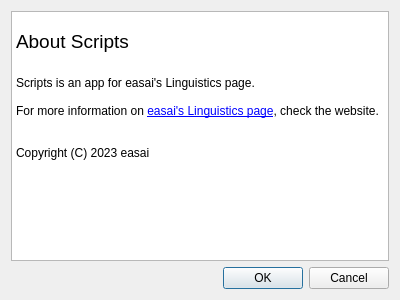
<?xml version="1.0" encoding="UTF-8"?>
<ui version="4.0">
 <class>AboutDialog</class>
 <widget class="QDialog" name="AboutDialog">
  <property name="geometry">
   <rect>
    <x>0</x>
    <y>0</y>
    <width>400</width>
    <height>300</height>
   </rect>
  </property>
  <property name="windowTitle">
   <string>Dialog</string>
  </property>
  <layout class="QVBoxLayout" name="verticalLayout">
   <item>
    <widget class="QTextBrowser" name="textBrowser">
     <property name="html">
      <string>&lt;!DOCTYPE HTML PUBLIC &quot;-//W3C//DTD HTML 4.0//EN&quot; &quot;http://www.w3.org/TR/REC-html40/strict.dtd&quot;&gt;
&lt;html&gt;&lt;head&gt;&lt;meta name=&quot;qrichtext&quot; content=&quot;1&quot; /&gt;&lt;meta charset=&quot;utf-8&quot; /&gt;&lt;style type=&quot;text/css&quot;&gt;
p, li { white-space: pre-wrap; }
hr { height: 1px; border-width: 0; }
li.unchecked::marker { content: &quot;\2610&quot;; }
li.checked::marker { content: &quot;\2612&quot;; }
&lt;/style&gt;&lt;/head&gt;&lt;body style=&quot; font-family:'Segoe UI'; font-size:9pt; font-weight:400; font-style:normal;&quot;&gt;
&lt;p style=&quot;-qt-paragraph-type:empty; margin-top:0px; margin-bottom:0px; margin-left:0px; margin-right:0px; -qt-block-indent:0; text-indent:0px;&quot;&gt;&lt;br /&gt;&lt;/p&gt;
&lt;p style=&quot; margin-top:0px; margin-bottom:0px; margin-left:0px; margin-right:0px; -qt-block-indent:0; text-indent:0px;&quot;&gt;&lt;span style=&quot; font-size:14pt;&quot;&gt;About Scripts&lt;/span&gt;&lt;/p&gt;
&lt;p style=&quot;-qt-paragraph-type:empty; margin-top:0px; margin-bottom:0px; margin-left:0px; margin-right:0px; -qt-block-indent:0; text-indent:0px; font-size:14pt;&quot;&gt;&lt;br /&gt;&lt;/p&gt;
&lt;p style=&quot; margin-top:0px; margin-bottom:0px; margin-left:0px; margin-right:0px; -qt-block-indent:0; text-indent:0px;&quot;&gt;Scripts is an app for easai's Linguistics page.&lt;/p&gt;
&lt;p style=&quot;-qt-paragraph-type:empty; margin-top:0px; margin-bottom:0px; margin-left:0px; margin-right:0px; -qt-block-indent:0; text-indent:0px;&quot;&gt;&lt;br /&gt;&lt;/p&gt;
&lt;p style=&quot; margin-top:0px; margin-bottom:0px; margin-left:0px; margin-right:0px; -qt-block-indent:0; text-indent:0px;&quot;&gt;For more information on &lt;a href=&quot;https://lang-easai.web.app/&quot;&gt;&lt;span style=&quot; text-decoration: underline; color:#0000ff;&quot;&gt;easai's Linguistics page&lt;/span&gt;&lt;/a&gt;, check the website.&lt;/p&gt;
&lt;p style=&quot;-qt-paragraph-type:empty; margin-top:0px; margin-bottom:0px; margin-left:0px; margin-right:0px; -qt-block-indent:0; text-indent:0px;&quot;&gt;&lt;br /&gt;&lt;/p&gt;
&lt;p style=&quot;-qt-paragraph-type:empty; margin-top:0px; margin-bottom:0px; margin-left:0px; margin-right:0px; -qt-block-indent:0; text-indent:0px;&quot;&gt;&lt;br /&gt;&lt;/p&gt;
&lt;p style=&quot; margin-top:0px; margin-bottom:0px; margin-left:0px; margin-right:0px; -qt-block-indent:0; text-indent:0px;&quot;&gt;Copyright (C) 2023 easai&lt;/p&gt;&lt;/body&gt;&lt;/html&gt;</string>
     </property>
    </widget>
   </item>
   <item>
    <widget class="QDialogButtonBox" name="buttonBox">
     <property name="orientation">
      <enum>Qt::Horizontal</enum>
     </property>
     <property name="standardButtons">
      <set>QDialogButtonBox::Cancel|QDialogButtonBox::Ok</set>
     </property>
    </widget>
   </item>
  </layout>
 </widget>
 <resources/>
 <connections>
  <connection>
   <sender>buttonBox</sender>
   <signal>accepted()</signal>
   <receiver>AboutDialog</receiver>
   <slot>accept()</slot>
   <hints>
    <hint type="sourcelabel">
     <x>248</x>
     <y>254</y>
    </hint>
    <hint type="destinationlabel">
     <x>157</x>
     <y>274</y>
    </hint>
   </hints>
  </connection>
  <connection>
   <sender>buttonBox</sender>
   <signal>rejected()</signal>
   <receiver>AboutDialog</receiver>
   <slot>reject()</slot>
   <hints>
    <hint type="sourcelabel">
     <x>316</x>
     <y>260</y>
    </hint>
    <hint type="destinationlabel">
     <x>286</x>
     <y>274</y>
    </hint>
   </hints>
  </connection>
 </connections>
</ui>
